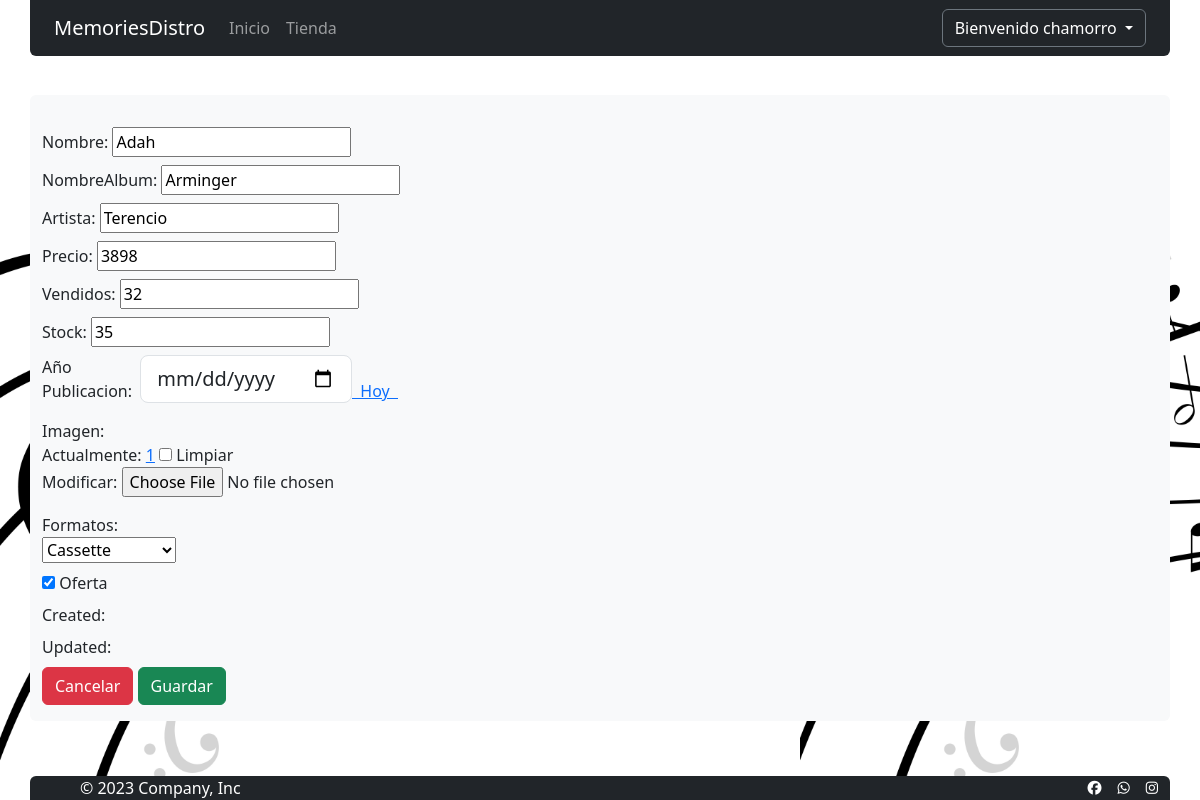
Before: /administradores/editar_producto/18/ (signed in) with the older database file.
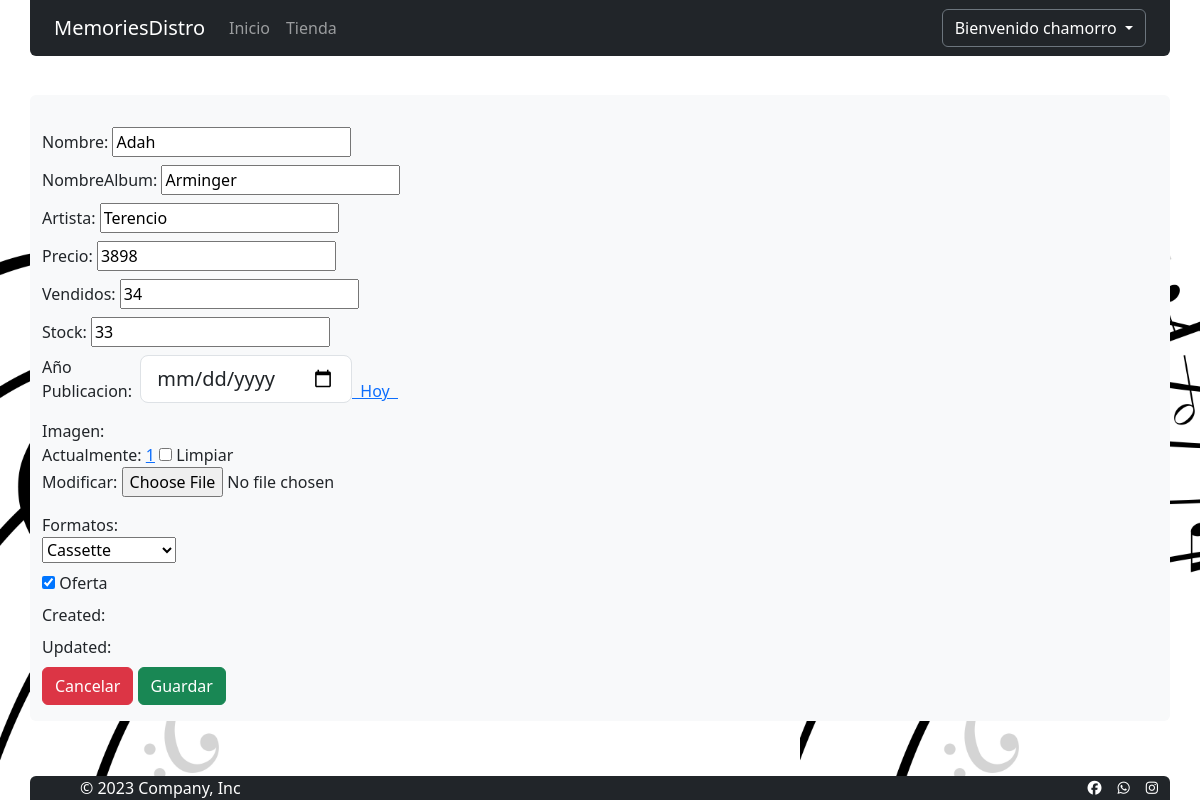
After: the same page with the newer database file.
### tienda/models.py (models this page shows, shortened)
class Disco(models.Model):
    nombre=models.CharField(max_length=50)
    nombreAlbum=models.CharField(max_length=50)
    artista=models.CharField(max_length=50,null=True)
    precio=models.IntegerField()
    vendidos=models.IntegerField(default=0)
    stock=models.IntegerField(default=1)
    annopublicacion=models.DateField()
    imagen=models.ImageField(upload_to='imgDiscos', null=True,blank=True)
    formatos=models.ForeignKey(FormatoDisco, on_delete=models.CASCADE)
    oferta=models.BooleanField(default=True)
    created=models.DateField(auto_now_add=True)
    updated=models.DateField(auto_now_add=True)
    class Meta:
        verbose_name="Disco"
        verbose_name_plural="Discos"

### administradores/views.py (the view, shortened to what this page needs)
# urls.py: path('editar_producto/<str:disco_id>/', editar_producto, name="editar_producto"),
@login_required(login_url='Home')
def editar_producto(request, disco_id):
    for grupo in request.user.groups.all():
        if grupo.name == 'admins':
            if  request.method == 'GET':
                disco = Disco.objects.filter(id=disco_id).values().first()
                return render(request,'EditarProducto.html',{"disco":disco})
    return redirect('Home')

### carro/context_processor.py (called while the page is built)
def importe_total_carro(request):
    carro = Carro(request)
    total=0
    if request.user.is_authenticated:
        for key,value in request.session["carro"].items():
            total=total+(float(value["precio"]))
    else:
       total="Debes hacer login"
    return {"importe_total_carro":total}

### administradores/templates/EditarProducto.html (shortened to what the changed rows need)
{% extends "base.html" %}
{% load static %}
{% block styles %}
<link href="{% static 'administradores/css/style.css' %}" rel="stylesheet" type="text/css">
{% endblock styles %}
{% block contenido %}
<div id="content-main " class="my-3">
    <form action="/administradores/editar_producto/{{  disco.id }}/"  enctype="multipart/form-data" method="POST" id="disco_form" novalidate=""><input type="hidden"
        <div>
            <fieldset class="module aligned ">
                <div class="form-row field-nombre mt-3">
                    <div>
                        <div class="flex-container">
                            <label class="required" for="id_nombre">Nombre:</label>
                            <input type="text" name="nombre" value="{{ disco.nombre }}" class="vTextField"
                                maxlength="50" required="" id="id_nombre">
                        </div>
                    </div>
                </div>
                <div class="form-row field-nombreAlbum my-2">
                    <div>
                        <div class="flex-container">
                            <label class="required" for="id_nombreAlbum">NombreAlbum:</label>
                            <input type="text" name="nombreAlbum" value="{{ disco.nombreAlbum }}" class="vTextField"
                                maxlength="50" required="" id="id_nombreAlbum">
                        </div>
                    </div>
                </div>
                <div class="form-row field-artista my-2">
                    <div>
                        <div class="flex-container">
                            <label class="required" for="id_artista">Artista:</label>
                            <input type="text" name="artista" value="{{ disco.artista }}" class="vTextField"
                                maxlength="50" required="" id="id_artista">
                        </div>
                    </div>
                </div>
                <div class="form-row field-precio my-2">
                    <div>
                        <div class="flex-container">
                            <label class="required" for="id_precio">Precio:</label>
                            <input type="number" name="precio" value="{{ disco.precio }}" class="vIntegerField"
                                required="" id="id_precio">
                        </div>
                    </div>
                </div>
                <div class="form-row field-vendidos my-2">
                    <div>
                        <div class="flex-container">
                            <label class="required" for="id_vendidos">Vendidos:</label>
                            <input type="number" name="vendidos" value="{{ disco.vendidos }}" class="vIntegerField"
                                required="" id="id_vendidos">
                        </div>
                    </div>
                </div>
                <div class="form-row field-stock my-2">
                    <div>
                        <div class="flex-container">
                            <label class="required" for="id_stock">Stock:</label>
                            <input type="number" name="stock" value="{{ disco.stock }}" class="vIntegerField"
                                required="" id="id_stock">
                        </div>
                    </div>
                </div>
                </div>
                <div class="form-row field-formatos my-2">
                    <div>
                        <div class="flex-container">
                            <div class="related-widget-wrapper" data-model-ref="FormatoDisco">
                                <select name="formatos" required="" id="id_formatos">
                                    {% if disco.formatos_id == 2 %}
                                    <option value="2" selected="">Cassette</option>
                                    {% endif %}
                                </select>
                            </div>
                        </div>
                    </div>
                </div>
        </div>
{% endblock %}

Changed rows visible on the page:
changed Disco "Adah": vendidos "32" → "34"; stock "35" → "33"
